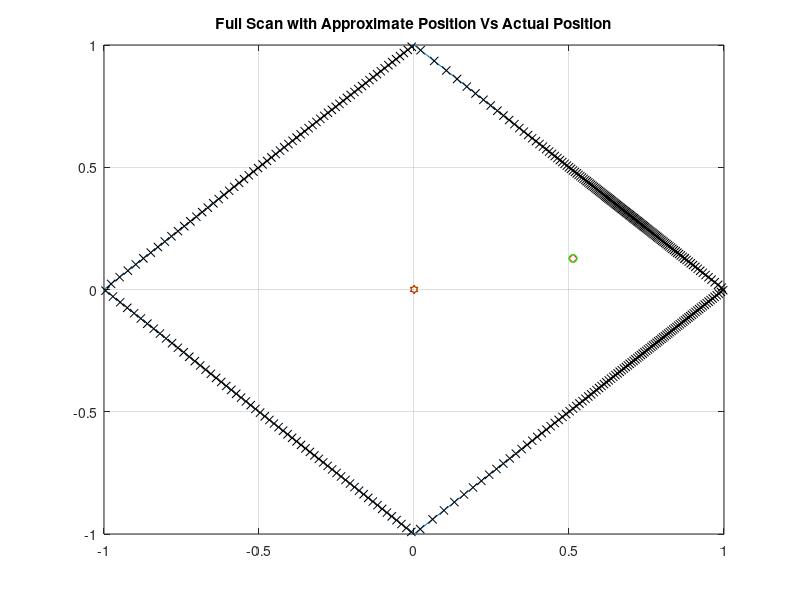

Source code (MATLAB):
clear all
res = 360;                              %Angle Resolution
x = 0:360/res:360;                       %individual angle values
L = length(x);                          %length of the array
r = zeros(1,L);                     %Results
rx = zeros(1,L);
RangeLimits = zeros(1,L);           %Range limits for use in point generation
%PLEASE MAKE SURE THE VERTICES LINK UP, OR ELSE THE GENERATION WONT WORK
verts = [0,-1;1,0;0,1;-1,0;0,-1];          %Vertices, in this case, its a rotated square
%verts = [0,-1;5,4;4,5;-1,0;0,-1];           %Rotated oblong ->
%verts = [0,-1;2,1;1,2;-1,0;0,-1];          %Rotated oblong UpRight
%verts = [0,-1;1,0;-1,2;-2,1;0,-1];         %Rotated UpLeft
%verts = [1,-2;2,-1;0,1;-1,0;1,-2];         %Oblong DownRight
CtrPt = 1/2*[sum([verts(2,1) verts(4,1)]) sum([verts(1,2) verts(3,2)])];
Slopes = zeros(4,2);                %Pre-allocate the slope array m,c
XAngles = zeros(1,4);
%Get slopes from the vertices (assume 1->2, 2->3, 3->4, 4->1)
VecCon = [1,2;2,3;3,4;4,1];
s='stop';

%%%%%%%%%%%%%%%%%%%%%%%%%%%%%%%%%%%%
%%%%%GENERATE THE RANGE OUTLINE%%%%%
%%%%%%%%%%%%%%%%%%%%%%%%%%%%%%%%%%%%
for i=1:4
    %Get the slope for each of the 4 lines, based on how they are connected
    Slopes(VecCon(i,1),1) = (verts(VecCon(i,2),1) - verts(VecCon(i,1),1))/(verts(VecCon(i,2),2) - verts(VecCon(i,1),2));
    
    %Get the intercepts for each of the 4 lines
    Slopes(i,2) = verts(i,2)-Slopes(i,1)*verts(i,1);
    
    XAngles(i) = atan2d(verts(i,2),verts(i,1));
    if XAngles(i) <0
        XAngles(i) = XAngles(i)+360;
    end
end
SortXAngles = sort(XAngles,'ascend');
LUI = 0;

for i=1:L
    %Find the slope and intercept for the given angle
    m = tand(x(i));
    c = 0;
    xcepts = zeros(1,2);
    
    
    if x(i) <= SortXAngles(1)
        LUI = 1;
    elseif x(i) <= SortXAngles(2) && x(i) > SortXAngles(1)
        LUI = 2;
    elseif x(i) <= SortXAngles(3) && x(i) > SortXAngles(2)
        LUI = 3;
    elseif x(i) <= SortXAngles(4) && x(i) > SortXAngles(3)
        LUI = 4;
    elseif x(i) > SortXAngles(4)
        LUI = 1;
    end
    
    switch x(i)
        case 90
            xcepts(1) = 0;
            xcepts(2) = Slopes(VecCon(:,2)==find(XAngles==SortXAngles(LUI)),1)*xcepts(1)+Slopes(VecCon(:,2)==find(XAngles==SortXAngles(LUI)),2);
        case 180
            xcepts(1) = (Slopes(VecCon(:,2)==find(XAngles==SortXAngles(LUI)),2)-c)/(m-Slopes(VecCon(:,2)==find(XAngles==SortXAngles(LUI)),1));
            xcepts(2) = 0;
        case 270
            xcepts(1) = 0;
            xcepts(2) = Slopes(VecCon(:,2)==find(XAngles==SortXAngles(LUI)),1)*xcepts(1)+Slopes(VecCon(:,2)==find(XAngles==SortXAngles(LUI)),2);
        case 360
            xcepts(1) = (Slopes(VecCon(:,2)==find(XAngles==SortXAngles(LUI)),2)-c)/(m-Slopes(VecCon(:,2)==find(XAngles==SortXAngles(LUI)),1));
            xcepts(2) = 0;
        case 0
            xcepts(1) = (Slopes(VecCon(:,2)==find(XAngles==SortXAngles(LUI)),2)-c)/(m-Slopes(VecCon(:,2)==find(XAngles==SortXAngles(LUI)),1));
            xcepts(2) = 0;
        otherwise
            xcepts(1) = (Slopes(VecCon(:,2)==find(XAngles==SortXAngles(LUI)),2)-c)/(m-Slopes(VecCon(:,2)==find(XAngles==SortXAngles(LUI)),1));
            xcepts(2) =  m*xcepts(1)+c;
    end
    
    RangeLimits(i) = sqrt((xcepts(1))^2+(xcepts(2))^2);
end

%Random point generation validation
invalidPt = true;
while invalidPt
    pos = [5*rand-1 5*rand-1];
    AfromO = atan2d(pos(2),pos(1)); %This is the angle the random point makes from the origin
    if AfromO <0
       AfromO = AfromO+360; 
    end
    if sqrt((pos(2))^2+(pos(1))^2) <RangeLimits((res/360)*round(AfromO)+1)  %Checking to see if the point is within the range limit
        invalidPt = false;              %(1-sind(45))*-abs(sind(2*(AfromO)))+1: old way of checking
    end
end

for i=1:4
    %Get the slope for each of the 4 lines, based on how they are connected
    Slopes(VecCon(i,1),1) = (verts(VecCon(i,2),1) - verts(VecCon(i,1),1))/(verts(VecCon(i,2),2) - verts(VecCon(i,1),2));
    
    %Get the intercepts for each of the 4 lines
    Slopes(i,2) = verts(i,2)-Slopes(i,1)*verts(i,1);
    
    XAngles(i) = atan2d(verts(i,2)-pos(2),verts(i,1)-pos(1)); %atan2d(verts(VecCon(i,2),2)-pos(2),verts(VecCon(i,1),1)-pos(1));
    if XAngles(i) <0
        XAngles(i) = XAngles(i)+360;
    end
end
SortXAngles = sort(XAngles,'ascend');
LUI = 0;

pMinX = min(verts(:,1));
pMaxX = max(verts(:,1));
pMinY = min(verts(:,2));
pMaxY = max(verts(:,2));


for i=1:L
    %Find the slope and intercept for the given angle
    m = tand(x(i));
    c = pos(2)-m*pos(1);
    xcepts = zeros(1,2);
    
    
    if x(i) <= SortXAngles(1)
        LUI = 1;
    elseif x(i) <= SortXAngles(2) && x(i) > SortXAngles(1)
        LUI = 2;
    elseif x(i) <= SortXAngles(3) && x(i) > SortXAngles(2)
        LUI = 3;
    elseif x(i) <= SortXAngles(4) && x(i) > SortXAngles(3)
        LUI = 4;
    elseif x(i) > SortXAngles(4)
        LUI = 1;
    end
    
    switch x(i)
        case 90
            xcepts(1) = pos(1);
            xcepts(2) = Slopes(VecCon(:,2)==find(XAngles==SortXAngles(LUI)),1)*xcepts(1)+Slopes(VecCon(:,2)==find(XAngles==SortXAngles(LUI)),2);
        case 180
            xcepts(1) = (Slopes(VecCon(:,2)==find(XAngles==SortXAngles(LUI)),2)-c)/(m-Slopes(VecCon(:,2)==find(XAngles==SortXAngles(LUI)),1));
            xcepts(2) = pos(2);
        case 270
            xcepts(1) = pos(1);
            xcepts(2) = Slopes(VecCon(:,2)==find(XAngles==SortXAngles(LUI)),1)*xcepts(1)+Slopes(VecCon(:,2)==find(XAngles==SortXAngles(LUI)),2);
        case 360
            xcepts(1) = (Slopes(VecCon(:,2)==find(XAngles==SortXAngles(LUI)),2)-c)/(m-Slopes(VecCon(:,2)==find(XAngles==SortXAngles(LUI)),1));
            xcepts(2) = pos(2);
        case 0
            xcepts(1) = (Slopes(VecCon(:,2)==find(XAngles==SortXAngles(LUI)),2)-c)/(m-Slopes(VecCon(:,2)==find(XAngles==SortXAngles(LUI)),1));
            xcepts(2) = pos(2);
        otherwise
            xcepts(1) = (Slopes(VecCon(:,2)==find(XAngles==SortXAngles(LUI)),2)-c)/(m-Slopes(VecCon(:,2)==find(XAngles==SortXAngles(LUI)),1));
            xcepts(2) =  m*xcepts(1)+c;
    end
    
    r(i) = sqrt((pos(1)-xcepts(1))^2+(pos(2)-xcepts(2))^2);
    rx(i) = awgn(r(i), 400);    % set this up as the received signal
    
    animateplot = false;
    if animateplot
        vis = zeros(101,2);
        if size(pos(1):(xcepts(1)-pos(1))/100:(xcepts(1))) ~= 0
            vis(:,1) = pos(1):(xcepts(1)-pos(1))/100:(xcepts(1));
            vis(:,2) = vis(:,1)*m+c;
            %subplot(3,1,3);
            plot(verts(:,1),verts(:,2),pos(1),pos(2),'ro',vis(:,1),vis(:,2),xcepts(1),xcepts(2),'x',rx(1:i).*cosd(x(1:i))+pos(1), rx(1:i).*sind(x(1:i))+pos(2),'kx');
        end
        title('Animated Scan');
        
        hold on;
        hold off;
        axis([pMinX, pMaxX, pMinY, pMaxY]);
        
%         subplot(3,1,2)
%         plot(diff(r(1:i)));
%         title('rate of change of slope');
%         axis([0,length(x),min(diff(r)), max(diff(r))]);
%         
%         subplot(3,1,1);
%         plot(x,r);
%         title('2D Point cloud');
%         ylabel('Distance');
%         xlabel('angle');
%         axis([0,length(x),min(r),max(r)]);
        pause(0.05);
    end
end


%THIS SUCCESSFULLY CREATES THE 2D POINT CLOUD AT A GIVEN POSITION
%GOD BLESS

%FROM THIS POINT ON, THE ONLY VARIABLES WE CAN ACCESS IS RX, & X



%NOW WE NEED TO DO THE HARD STUFF
%From this point on, we want to rely purely on the results to generate
%position, as this is how it would work practically

%First thing i need to do is locate the indexes of the 4 sheer points
%We need to know how the results change over time, so we differentiate the
%results matrix
% drda = diff(rx);
% %Sheers = zeros(1,4);
% SheerCount = 1;
% for i=2:L-1
%     %If it goes from negative from positive, we can be pretty sure that
%     %we've found an area of sheer drop. SO we want to jot down its index
%     if drda(i) <=0 && drda(i-1)>=0 && i-1~=1
%         Sheers(SheerCount) = i;
%         SheerCount = SheerCount+1;
%     end
% end
%     %If the above loop doesnt get anymore than the amount of corners, then
%     %we can assume that it was filtered out at index 0 or something, so we
%     %want to add this back in
% if SheerCount == 4
%    Sheers(4) = length(rx); 
% end
%     
% %Use the unique function to get rid of double entries
% Sheers = unique(Sheers);
% 
% 
% % as this is an approximate index, we want to narrow it down to the
% % actual index. To do this, im going to look withing a few indexes
% % around the approximate one to find the local maxima, then have that
% % as the actual index
% for i=1:length(Sheers)
%     SW = 2;
%     %Boundary conditions
%     if Sheers(i)-SW < 0
%         LMaxima = max(rx(Sheers(i):Sheers(i)+SW));
%         Sheers(i) = find(rx(Sheers(i):Sheers(i)+SW)==LMaxima);
%     elseif Sheers(i)+SW >length(r)
%         LMaxima = max(rx(Sheers(i)-SW:Sheers(i)));
%         Sheers(i) = find(rx(Sheers(i)-SW:Sheers(i))==LMaxima)+Sheers(i)-(SW+1);
%     else
%         LMaxima = max(rx(Sheers(i)-SW:Sheers(i)+SW));    % local maxima at the approximate index
%         Sheers(i) = find(rx(Sheers(i)-SW:Sheers(i)+SW)==LMaxima)+Sheers(i)-(SW+1);
%     end
% end
% 
% %Now we have the indexes for each of the corners, which means we can assign
% %each of the corners a polar co-ordinate. This means that we need to get
% %the angle at each of the indexes
% PtApprox = zeros(4,2);  %Approximation of the points based on their polar coords.
% for i=1:length(Sheers)
%     PtApprox(i,1) = rx(Sheers(i))*cosd(x(Sheers(i)));
%     PtApprox(i,2) = rx(Sheers(i))*sind(x(Sheers(i)));
% end
% % 
% % for i =1:4
% %    PtApprox(i,1) = r(i*(res/4)+1)*cosd(x(i*(res/4)+1));
% %    PtApprox(i,2) = r(i*(res/4)+1)*sind(x(i*(res/4)+1));
% % end
% 
% %We might just be able to approximate our position now
% PosApprox = [-sum(PtApprox(:,1))/(SheerCount-1) -sum(PtApprox(:,2))/(SheerCount-1)];
% %PosApprox = [-sum(PtApprox(:,1))/4 -sum(PtApprox(:,2))/4];
% 
% endplot = true;
% if endplot
%     subplot(3,1,1);
%     plot(rx);
%     axis([0,length(x),0,max(r)]);
%     for i=1:length(Sheers)
%         xline(Sheers(i));
%     end
%     title('2D Point cloud');
%     ylabel('Distance');
%     xlabel('angle');
%     
%     subplot(3,1,2);
%     plot(drda);
%     title('rate of change of slope');
%     axis([0,length(x),min(drda),max(drda)]);
%     
%     subplot(3,1,3);
%     plot(verts(:,1),verts(:,2),pos(1),pos(2),'ok', PosApprox(1), PosApprox(2),'xr');
%     title('Approximate vs Actual position');
% end

%ALL OF THE ABOVE CODE IS MAKING THIS WAY MORE COMPLICATED THAN IT NEEDS TO
%BE
[~, HMax] = max(rx.*cosd(x));
[~, HMin] = min(rx.*cosd(x));
[~, VMax] = max(rx.*sind(x));
[~, VMin] = min(rx.*sind(x));


PtApprox = [rx(HMax).*cosd(x(HMax)) rx(HMax).*sind(x(HMax)); 
            rx(HMin).*cosd(x(HMin)) rx(HMin).*sind(x(HMin)); 
            rx(VMax).*cosd(x(VMax)) rx(VMax).*sind(x(VMax)); 
            rx(VMin).*cosd(x(VMin)) rx(VMin).*sind(x(VMin))];
Vert1 =(sum([sqrt((PtApprox(4,1)-PtApprox(1,1))^2 + (PtApprox(4,2)-PtApprox(1,2))^2) sqrt((PtApprox(2,1)-PtApprox(3,1))^2 + (PtApprox(2,2)-PtApprox(3,2))^2)])/2);
Vert2 = (sum([sqrt((PtApprox(1,1)-PtApprox(3,1))^2 + (PtApprox(1,2)-PtApprox(3,2))^2) sqrt((PtApprox(2,1)-PtApprox(4,1))^2 + (PtApprox(2,2)-PtApprox(4,2))^2)])/2);
%Room Ratio Offset, average of 2 opposite sides, divided by the other
%HPol = atan2d(sum(PtApprox(1:2,1)), sum(PtApprox(1:2,2)));
%VPol = atan2d(sum(PtApprox(3:4,1)), sum(PtApprox(3:4,2)));


HPol = HMax-HMin;
VPol = VMax-VMin;
HPol = HPol/abs(HPol);
VPol = VPol/abs(VPol);
Pol = [HPol VPol];

%RRO = min([Vert1 Vert2])/max([Vert1 Vert2]);
RRO1 = Vert1/Vert2;
RRO2 = Vert2/Vert1;

% I THINK EVERYTHING I'VE JUST DONE IS GARBAGE
% I ALSO THINK I NEED TO FIND THE CENTRE POINT OF THE ROOM, AND THEN OFFSET
% MY RESULT BY THAT

CentrePoint = 1/2*[sum([PtApprox(1,1) PtApprox(2,1)]) sum([PtApprox(3,2) PtApprox(4,2)])];


XLines = [sqrt((PtApprox(1,1)-PtApprox(2,1))^2+(PtApprox(1,2)-PtApprox(2,2))^2) sqrt((PtApprox(3,1)-PtApprox(4,1))^2+(PtApprox(3,2)-PtApprox(4,2))^2)]; %The length of the line that intersects the centrepoint from the horizontal and vertical extrema
%TD = [rx(HMax)+rx(HMin) rx(VMax)+rx(VMin)]; %Total distance from between the approximated vertices in their respective polarity
PosApprox = [PtApprox(2,1)+rx(HMin)*cosd(180+x(HMin)) PtApprox(4,2)+rx(VMin)*sind(180+x(VMin))];
plotadjusted=true;
if plotadjusted
    plot(verts(:,1),verts(:,2),rx.*cosd(x)+pos(1), rx.*sind(x)+pos(2),'kx',pos(1),pos(2),'rd',PosApprox(1)+pos(1), PosApprox(2)+pos(2),'go', CentrePoint(1)+pos(1), CentrePoint(2)+pos(2), 'gh', CtrPt(1), CtrPt(2), 'rh');
else
    plot(verts(:,1),verts(:,2),rx.*cosd(x), rx.*sind(x),'kx',pos(1),pos(2),'ro',PosApprox(1), PosApprox(2),'go', CentrePoint(1), CentrePoint(2), 'gh', CtrPt(1), CtrPt(2), 'rh');
end
grid on;
title('Full Scan with Approximate Position Vs Actual Position');


